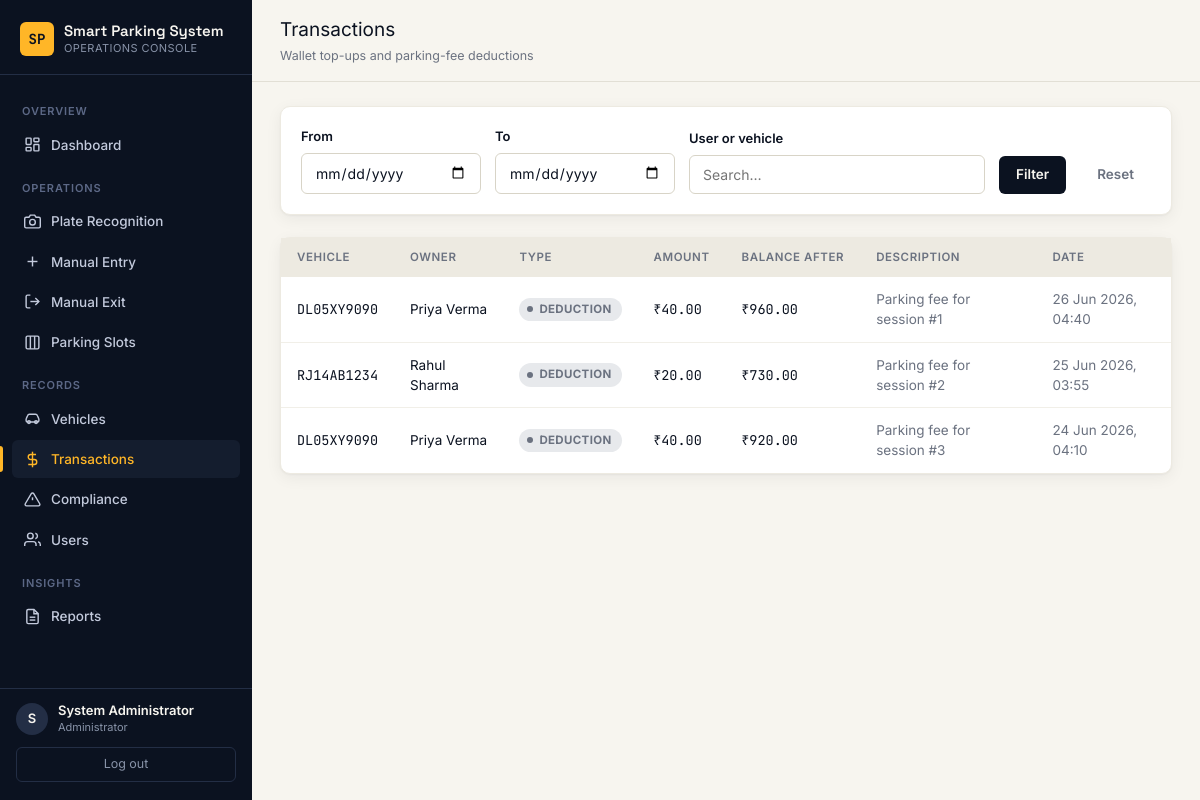
The page /admin/transactions (signed in) on the database its author committed.
### models/user.py (models this page shows, shortened)
class User(UserMixin, db.Model):
    __tablename__ = "users"
    id = db.Column(db.Integer, primary_key=True)
    full_name = db.Column(db.String(120), nullable=False)
    email = db.Column(db.String(150), unique=True, nullable=False, index=True)
    phone = db.Column(db.String(20), nullable=True)
    password_hash = db.Column(db.String(255), nullable=False)
    role = db.Column(db.String(20), nullable=False, default="user")  # 'admin' | 'user'
    is_active_account = db.Column(db.Boolean, default=True)
    created_at = db.Column(db.DateTime, default=datetime.utcnow)
    vehicles = db.relationship(
        "Vehicle", backref="owner", lazy=True, cascade="all, delete-orphan"
    )
    notifications = db.relationship(
        "Notification", backref="user", lazy=True, cascade="all, delete-orphan"
    )
    reservations = db.relationship(
        "Reservation", backref="user", lazy=True, cascade="all, delete-orphan"
    )
    @property
    def is_admin(self) -> bool:
        return self.role == "admin"

### models/transaction.py (models this page shows, shortened)
class Transaction(db.Model):
    __tablename__ = "transactions"
    id = db.Column(db.Integer, primary_key=True)
    vehicle_id = db.Column(db.Integer, db.ForeignKey("vehicles.id"), nullable=False)
    parking_session_id = db.Column(
        db.Integer, db.ForeignKey("parking_sessions.id"), nullable=True
    )
    transaction_type = db.Column(db.String(20), nullable=False)  # 'Top-up' | 'Deduction'
    amount = db.Column(db.Float, nullable=False)
    balance_after = db.Column(db.Float, nullable=False)
    description = db.Column(db.String(255), nullable=True)
    created_at = db.Column(db.DateTime, default=datetime.utcnow)
    parking_session = db.relationship("ParkingSession", backref="transactions", lazy=True)

### models/vehicle.py (models this page shows, shortened)
class Vehicle(db.Model):
    __tablename__ = "vehicles"
    id = db.Column(db.Integer, primary_key=True)
    vehicle_number = db.Column(db.String(20), unique=True, nullable=False, index=True)
    owner_name = db.Column(db.String(120), nullable=False)
    vehicle_type = db.Column(db.String(30), nullable=False, default="Car")  # Car, Bike, Truck, Bus
    registration_date = db.Column(db.Date, nullable=False, default=date.today)
    insurance_expiry = db.Column(db.Date, nullable=False)
    puc_expiry = db.Column(db.Date, nullable=False)
    wallet_balance = db.Column(db.Float, nullable=False, default=500.0)
    user_id = db.Column(db.Integer, db.ForeignKey("users.id"), nullable=False)
    created_at = db.Column(db.DateTime, default=datetime.utcnow)
    parking_sessions = db.relationship(
        "ParkingSession", backref="vehicle", lazy=True, cascade="all, delete-orphan"
    )
    transactions = db.relationship(
        "Transaction", backref="vehicle", lazy=True, cascade="all, delete-orphan"
    )
    reservations = db.relationship(
        "Reservation", backref="vehicle", lazy=True, cascade="all, delete-orphan"
    )
    compliance_logs = db.relationship(
        "ComplianceLog", backref="vehicle", lazy=True, cascade="all, delete-orphan"
    )

### routes/admin.py (the view)
@admin_bp.route("/transactions")
@login_required
@admin_required
def view_transactions():
    date_from = request.args.get("date_from")
    date_to = request.args.get("date_to")
    user_search = request.args.get("user_search", "").strip()
    query = Transaction.query.join(Vehicle).join(User, Vehicle.user_id == User.id)
    if date_from:
        query = query.filter(Transaction.created_at >= date_from)
    if date_to:
        query = query.filter(Transaction.created_at <= f"{date_to} 23:59:59")
    if user_search:
        query = query.filter(
            db.or_(User.full_name.ilike(f"%{user_search}%"), Vehicle.vehicle_number.ilike(f"%{user_search}%"))
        )
    transactions = query.order_by(Transaction.created_at.desc()).all()
    return render_template(
        "admin/transactions.html",
        transactions=transactions,
        date_from=date_from or "",
        date_to=date_to or "",
        user_search=user_search,
    )

### templates/admin/transactions.html (shortened to what this page needs)
{% extends "base.html" %}
{% block page_title %}Transactions{% endblock %}
{% block page_sub %}<div class="topbar-sub">Wallet top-ups and parking-fee deductions</div>{% endblock %}
{% block content %}
<form method="GET" class="card card-pad mb-22" style="display:flex; gap:14px; flex-wrap:wrap; align-items:flex-end;">
  <div class="form-group mb-0" style="flex:1; min-width:180px;">
    <label class="form-label">From</label>
    <input type="date" name="date_from" class="form-control" value="{{ date_from }}">
  </div>
  <div class="form-group mb-0" style="flex:1; min-width:180px;">
    <label class="form-label">To</label>
    <input type="date" name="date_to" class="form-control" value="{{ date_to }}">
  </div>
  <div class="form-group mb-0" style="flex:2; min-width:220px;">
    <label class="form-label">User or vehicle</label>
    <input type="text" name="user_search" class="form-control" placeholder="Search…" value="{{ user_search }}">
  </div>
  <button type="submit" class="btn btn-primary">Filter</button>
  <a href="{{ url_for('admin.view_transactions') }}" class="btn btn-ghost">Reset</a>
</form>
<div class="card">
  <div class="table-wrap">
    <table class="data-table">
      <thead><tr><th>Vehicle</th><th>Owner</th><th>Type</th><th>Amount</th><th>Balance After</th><th>Description</th><th>Date</th></tr></thead>
      <tbody>
        {% for t in transactions %}
        <tr>
          <td class="plate">{{ t.vehicle.vehicle_number if t.vehicle else '—' }}</td>
          <td>{{ t.vehicle.owner.full_name if t.vehicle and t.vehicle.owner else '—' }}</td>
          <td><span class="chip {{ 'chip-go' if t.transaction_type == 'Top-up' else 'chip-neutral' }}">{{ t.transaction_type }}</span></td>
          <td class="mono">₹{{ "%.2f"|format(t.amount) }}</td>
          <td class="mono">₹{{ "%.2f"|format(t.balance_after) }}</td>
          <td class="muted">{{ t.description or '—' }}</td>
          <td class="muted">{{ t.created_at.strftime('%d %b %Y, %H:%M') }}</td>
        </tr>
        {% else %}
        <tr><td colspan="7"><div class="empty-state"><h3>No transactions found</h3><p>Try adjusting your filters.</p></div></td></tr>
        {% endfor %}
      </tbody>
    </table>
  </div>
</div>
{% endblock %}

### templates/base.html (shortened to what this page needs)
<!DOCTYPE html>
<html lang="en">
<head>
  <link rel="stylesheet" href="{{ url_for('static', filename='css/style.css') }}">
</head>
<body>
  <div class="app-shell">
    <aside class="sidebar">
      <div class="sidebar-brand">
        <div class="brand-mark">SP</div>
        <div class="brand-text">{{ app_name }}<small>Operations Console</small></div>
      </div>
      <nav class="sidebar-nav">
        {% if current_user.is_authenticated and current_user.is_admin %}
          <div class="nav-section-label">Overview</div>
          <a href="{{ url_for('admin.dashboard') }}" class="nav-link {{ 'active' if request.endpoint == 'admin.dashboard' }}">
            <svg viewBox="0 0 24 24" fill="none" stroke="currentColor" stroke-width="2"><rect x="3" y="3" width="7" height="9" rx="1"/><rect x="14" y="3" width="7" height="5" rx="1"/><rect x="14" y="12" width="7" height="9" rx="1"/><rect x="3" y="16" width="7" height="5" rx="1"/></svg>
            Dashboard
          </a>
          <div class="nav-section-label">Operations</div>
          <a href="{{ url_for('ocr.upload') }}" class="nav-link {{ 'active' if request.endpoint == 'ocr.upload' }}">
            <svg viewBox="0 0 24 24" fill="none" stroke="currentColor" stroke-width="2"><path d="M23 19a2 2 0 0 1-2 2H3a2 2 0 0 1-2-2V8a2 2 0 0 1 2-2h4l2-3h6l2 3h4a2 2 0 0 1 2 2z"/><circle cx="12" cy="13" r="4"/></svg>
            Plate Recognition
          </a>
          <a href="{{ url_for('ocr.manual_entry') }}" class="nav-link {{ 'active' if request.endpoint == 'ocr.manual_entry' }}">
            <svg viewBox="0 0 24 24" fill="none" stroke="currentColor" stroke-width="2"><line x1="12" y1="5" x2="12" y2="19"/><line x1="5" y1="12" x2="19" y2="12"/></svg>
            Manual Entry
          </a>
          <a href="{{ url_for('ocr.manual_exit') }}" class="nav-link {{ 'active' if request.endpoint == 'ocr.manual_exit' }}">
            <svg viewBox="0 0 24 24" fill="none" stroke="currentColor" stroke-width="2"><path d="M9 21H5a2 2 0 0 1-2-2V5a2 2 0 0 1 2-2h4"/><polyline points="16 17 21 12 16 7"/><line x1="21" y1="12" x2="9" y2="12"/></svg>
            Manual Exit
          </a>
          <a href="{{ url_for('admin.manage_slots') }}" class="nav-link {{ 'active' if request.endpoint == 'admin.manage_slots' }}">
            <svg viewBox="0 0 24 24" fill="none" stroke="currentColor" stroke-width="2"><rect x="3" y="3" width="18" height="18" rx="2"/><line x1="9" y1="3" x2="9" y2="21"/><line x1="15" y1="3" x2="15" y2="21"/></svg>
            Parking Slots
          </a>
          <div class="nav-section-label">Records</div>
          <a href="{{ url_for('admin.manage_vehicles') }}" class="nav-link {{ 'active' if request.endpoint in ['admin.manage_vehicles','admin.vehicle_detail','admin.edit_vehicle'] }}">
            <svg viewBox="0 0 24 24" fill="none" stroke="currentColor" stroke-width="2"><path d="M5 17h14M5 17a2 2 0 0 1-2-2v-2a2 2 0 0 1 .4-1.2L5 8a3 3 0 0 1 3-2h8a3 3 0 0 1 3 2l1.6 3.8A2 2 0 0 1 21 13v2a2 2 0 0 1-2 2"/><circle cx="7" cy="17" r="2"/><circle cx="17" cy="17" r="2"/></svg>
            Vehicles
          </a>
          <a href="{{ url_for('admin.view_transactions') }}" class="nav-link {{ 'active' if request.endpoint == 'admin.view_transactions' }}">
            <svg viewBox="0 0 24 24" fill="none" stroke="currentColor" stroke-width="2"><line x1="12" y1="1" x2="12" y2="23"/><path d="M17 5H9.5a3.5 3.5 0 0 0 0 7h5a3.5 3.5 0 0 1 0 7H6"/></svg>
            Transactions
          </a>
          <a href="{{ url_for('admin.compliance_violations') }}" class="nav-link {{ 'active' if request.endpoint == 'admin.compliance_violations' }}">
            <svg viewBox="0 0 24 24" fill="none" stroke="currentColor" stroke-width="2"><path d="M10.29 3.86L1.82 18a2 2 0 0 0 1.71 3h16.94a2 2 0 0 0 1.71-3L13.71 3.86a2 2 0 0 0-3.42 0z"/><line x1="12" y1="9" x2="12" y2="13"/><line x1="12" y1="17" x2="12.01" y2="17"/></svg>
            Compliance
          </a>
          <a href="{{ url_for('admin.manage_users') }}" class="nav-link {{ 'active' if request.endpoint == 'admin.manage_users' }}">
            <svg viewBox="0 0 24 24" fill="none" stroke="currentColor" stroke-width="2"><path d="M17 21v-2a4 4 0 0 0-4-4H5a4 4 0 0 0-4 4v2"/><circle cx="9" cy="7" r="4"/><path d="M23 21v-2a4 4 0 0 0-3-3.87"/><path d="M16 3.13a4 4 0 0 1 0 7.75"/></svg>
            Users
          </a>
          <div class="nav-section-label">Insights</div>
          <a href="{{ url_for('admin.reports_home') }}" class="nav-link {{ 'active' if request.endpoint and request.endpoint.startswith('admin.reports') or request.endpoint == 'admin.generate_report' }}">
            <svg viewBox="0 0 24 24" fill="none" stroke="currentColor" stroke-width="2"><path d="M14 2H6a2 2 0 0 0-2 2v16a2 2 0 0 0 2 2h12a2 2 0 0 0 2-2V8z"/><polyline points="14 2 14 8 20 8"/><line x1="16" y1="13" x2="8" y2="13"/><line x1="16" y1="17" x2="8" y2="17"/></svg>
            Reports
          </a>
        {% endif %}
      </nav>
      {% if current_user.is_authenticated %}
      <div class="sidebar-foot">
        <div class="sidebar-user">
          <div class="sidebar-user-avatar">{{ current_user.full_name[0]|upper }}</div>
          <div>
            <div class="sidebar-user-name">{{ current_user.full_name }}</div>
            <div class="sidebar-user-role">{{ 'Administrator' if current_user.is_admin else 'Vehicle Owner' }}</div>
          </div>
        </div>
        <a href="{{ url_for('auth.logout') }}" class="sidebar-logout">Log out</a>
      </div>
      {% endif %}
    </aside>
    <div class="main">
      <header class="topbar">
        <div class="flex-gap">
          <div>
            <div class="topbar-title">{% block page_title %}{% endblock %}</div>
            {% block page_sub %}{% endblock %}
          </div>
        </div>
      </header>
      <main class="content">
        {% block content %}{% endblock %}
      </main>
    </div>
  </div>
</body>
</html>

### rows shown on the page
User: full_name "S", full_name "System Administrator", role "Administrator"
Transaction: vehicle "DL05XY9090", vehicle.owner "Priya Verma", transaction_type "DEDUCTION", amount "40.00", balance_after "960.00", description "Parking fee for session #1", created_at "26 Jun 2026, 04:40"
Transaction: vehicle "RJ14AB1234", vehicle.owner "Rahul Sharma", transaction_type "DEDUCTION", amount "20.00", balance_after "730.00", description "Parking fee for session #2", created_at "25 Jun 2026, 03:55"
Transaction: vehicle "DL05XY9090", vehicle.owner "Priya Verma", transaction_type "DEDUCTION", amount "40.00", balance_after "920.00", description "Parking fee for session #3", created_at "24 Jun 2026, 04:10"

### other values the page prints
{{ app_name }} "Smart Parking System"
